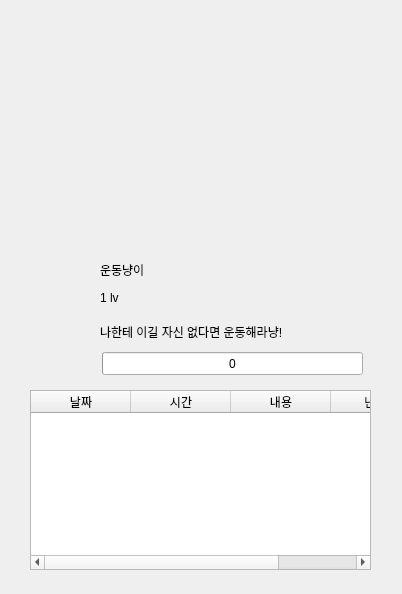
<?xml version="1.0" encoding="UTF-8"?>
<ui version="4.0">
 <class>Dialog</class>
 <widget class="QDialog" name="Dialog">
  <property name="geometry">
   <rect>
    <x>0</x>
    <y>0</y>
    <width>402</width>
    <height>594</height>
   </rect>
  </property>
  <property name="windowTitle">
   <string>Dialog</string>
  </property>
  <property name="windowIcon">
   <iconset>
    <normaloff>../images/IMG_3253.ico</normaloff>../images/IMG_3253.ico</iconset>
  </property>
  <widget class="QProgressBar" name="exp_progressBar">
   <property name="geometry">
    <rect>
     <x>102</x>
     <y>352</y>
     <width>261</width>
     <height>23</height>
    </rect>
   </property>
   <property name="maximum">
    <number>10</number>
   </property>
   <property name="value">
    <number>0</number>
   </property>
   <property name="format">
    <string>%p</string>
   </property>
  </widget>
  <widget class="QLabel" name="label">
   <property name="geometry">
    <rect>
     <x>100</x>
     <y>262</y>
     <width>56</width>
     <height>16</height>
    </rect>
   </property>
   <property name="styleSheet">
    <string notr="true">font: 9pt &quot;경기천년바탕 Regular&quot;;</string>
   </property>
   <property name="text">
    <string>운동냥이</string>
   </property>
  </widget>
  <widget class="QLabel" name="label_3">
   <property name="geometry">
    <rect>
     <x>100</x>
     <y>324</y>
     <width>261</width>
     <height>16</height>
    </rect>
   </property>
   <property name="styleSheet">
    <string notr="true">font: 9pt &quot;경기천년바탕 Regular&quot;;</string>
   </property>
   <property name="text">
    <string>나한테 이길 자신 없다면 운동해라냥!</string>
   </property>
  </widget>
  <widget class="QLabel" name="label_4">
   <property name="geometry">
    <rect>
     <x>100</x>
     <y>292</y>
     <width>56</width>
     <height>12</height>
    </rect>
   </property>
   <property name="styleSheet">
    <string notr="true">font: 9pt &quot;경기천년바탕 Regular&quot;;</string>
   </property>
   <property name="text">
    <string>1 lv</string>
   </property>
  </widget>
  <widget class="QTableWidget" name="tableWidget">
   <property name="geometry">
    <rect>
     <x>30</x>
     <y>390</y>
     <width>341</width>
     <height>180</height>
    </rect>
   </property>
   <column>
    <property name="text">
     <string>날짜</string>
    </property>
   </column>
   <column>
    <property name="text">
     <string>시간</string>
    </property>
   </column>
   <column>
    <property name="text">
     <string>내용</string>
    </property>
   </column>
   <column>
    <property name="text">
     <string>난이도</string>
    </property>
   </column>
  </widget>
 </widget>
 <resources/>
 <connections/>
</ui>
